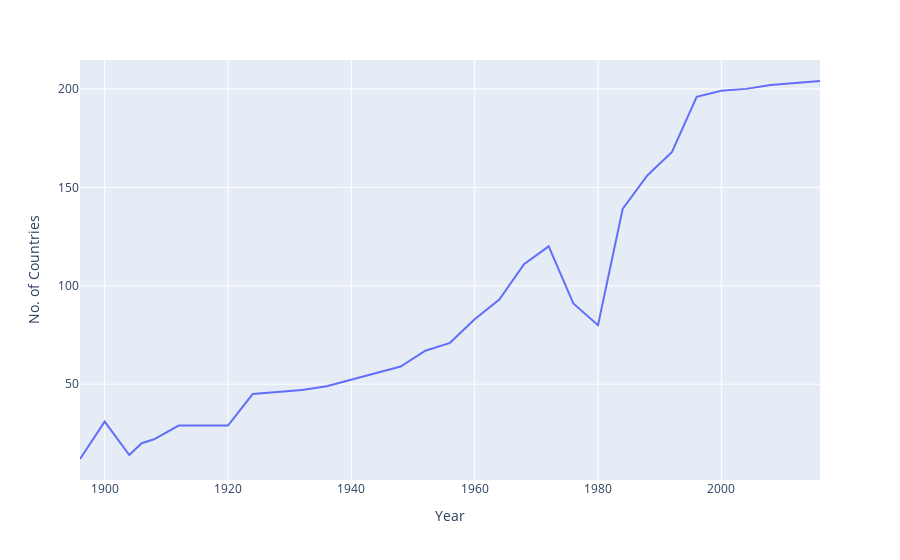

Write notebook code for a chart like this one.
### Code cell
import plotly.express as px

fig= px.line(nations_over_time,x='Year',y='No. of Countries')
fig.show()

### Figure 1 — Plotly figure (JSON) as saved in the notebook; plotly's stock layout.template omitted (floating-point values rounded to 4 significant figures)
{"data": [{"hovertemplate": "Year=%{x}<br>No. of Countries=%{y}<extra></extra>", "legendgroup": "", "line": {"color": "#636efa", "dash": "solid"}, "marker": {"symbol": "circle"}, "mode": "lines", "name": "", "orientation": "v", "showlegend": false, "type": "scatter", "x": [1896, 1900, 1904, 1906, 1908, 1912, 1920, 1924, 1928, 1932, 1936, 1948, 1952, 1956, 1960, 1964, 1968, 1972, 1976, 1980, 1984, 1988, 1992, 1996, 2000, 2004, 2008, 2012, 2016], "xaxis": "x", "y": [12, 31, 14, 20, 22, 29, 29, 45, 46, 47, 49, 59, 67, 71, 83, 93, 111, 120, 91, 80, 139, 156, 168, 196, 199, 200, 202, 203, 204], "yaxis": "y"}], "layout": {"autosize": true, "legend": {"tracegroupgap": 0}, "margin": {"t": 60}, "xaxis": {"anchor": "y", "autorange": true, "domain": [0, 1], "range": [1896, 2016], "title": {"text": "Year"}, "type": "linear"}, "yaxis": {"anchor": "x", "autorange": true, "domain": [0, 1], "range": [1.333, 214.7], "title": {"text": "No. of Countries"}, "type": "linear"}}}
